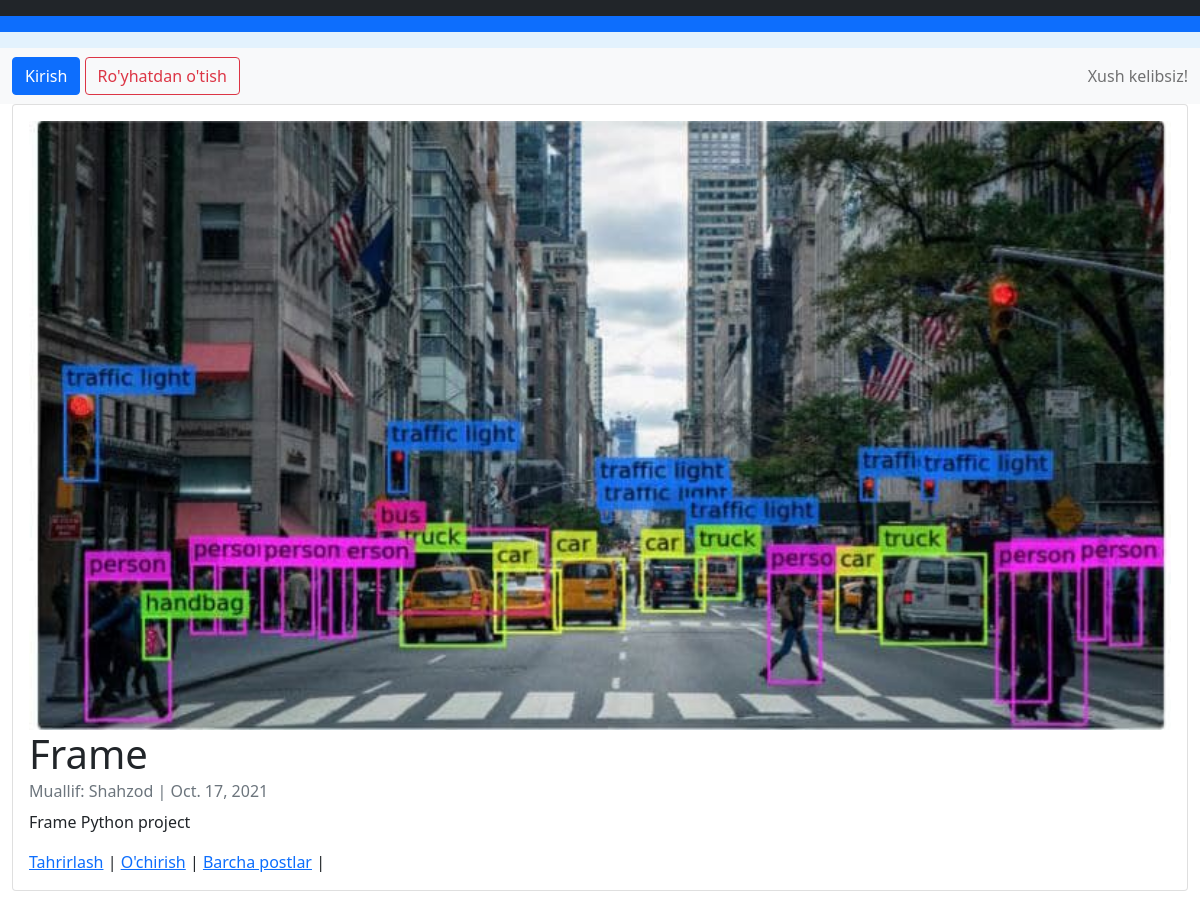
/articles/9/, run on the app's committed database.
### articles/models.py (models this page shows, shortened)
class Articles(models.Model):
    title = models.CharField(max_length=200)
    summary = models.CharField(max_length=200, blank=True)
    body = models.TextField()
    photo = models.ImageField(upload_to='images/', blank=True)
    date = models.DateField(auto_now_add=True)
    author = models.ForeignKey(
        get_user_model(),
        on_delete=models.CASCADE,
    )

### accounts/models.py (models this page shows)
class CustomUser(AbstractUser):
    age=models.PositiveIntegerField(null=True, blank=True)

### articles/views.py (the view)
# urls.py: path('<int:pk>/', ArticlesDetailView.as_view(), name='article_detail'),
class ArticlesDetailView(DetailView):
    model = Articles
    template_name = 'article_detail.html'

### templates/article_detail.html (shortened to what this page needs)
{% extends 'base.html' %}
{% block content %}
    <div class="container-fluid">
        <div class="card">
            <div class="card-body">
                {% if object.photo %}
                    <img class="card-img-top" src="{{object.photo.url}}" alt="{{ object.title }}">
                {% endif %}
                <h1 class="card-title">{{ object.title }}</h1>
                <h6 class="card-subtitle mb-2 text-muted">Muallif: {{ object.author }} | {{ object.date }}</h6>
                <p class="card-text">{{ object.body | safe }}</p>
                <a href="{% url 'article_edit' articles.pk %}">Tahrirlash</a> |
                <a href="{% url 'article_delete' articles.pk %}">O'chirish</a> |
                <a href="{% url 'article_list' %}">Barcha postlar</a> |
            </div>
        </div>
    </div>
{% endblock content %}

### data on the page
Articles: photo (picture), title "Frame", author "Shahzod", date "Oct. 17, 2021", body "Frame Python project"
